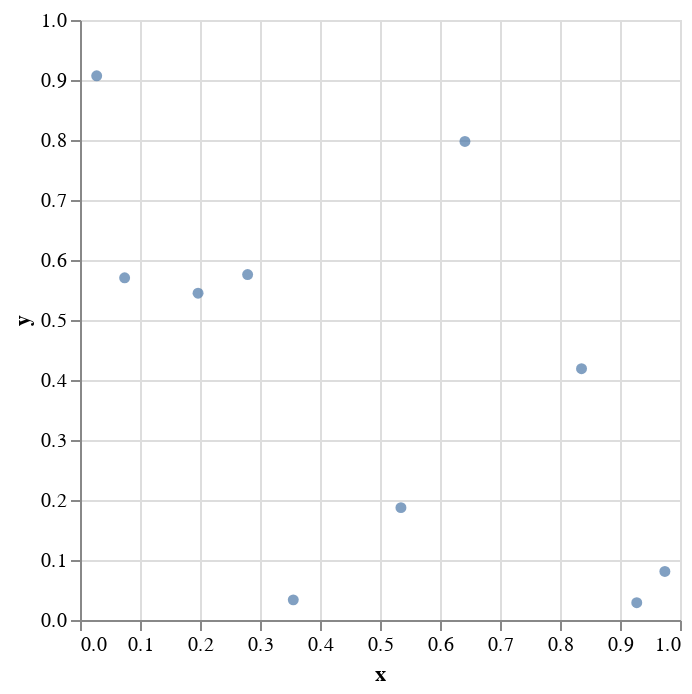

Notebook code for this chart:
### Code cell
p

### Figure 1 — Vega-Lite specification as saved in the notebook (floating-point values rounded to 4 significant figures)
{"data": {"values": [{"c": 0.4025, "x": 0.9748, "y": 0.08097}, {"c": 0.5199, "x": 0.2794, "y": 0.5757}, {"c": 0.1308, "x": 0.6416, "y": 0.7976}, {"c": 0.8736, "x": 0.07439, "y": 0.5703}, {"c": 0.8626, "x": 0.5349, "y": 0.1873}, {"c": 0.499, "x": 0.1968, "y": 0.5446}, {"c": 0.9439, "x": 0.9279, "y": 0.0288}, {"c": 0.7628, "x": 0.3555, "y": 0.03354}, {"c": 0.05205, "x": 0.8359, "y": 0.4189}, {"c": 0.5983, "x": 0.02781, "y": 0.9071}]}, "encoding": {"color": {"scale": {"scheme": "plasma"}}, "x": {"field": "x", "type": "quantitative"}, "y": {"field": "y", "type": "quantitative"}}, "mark": "circle"}
